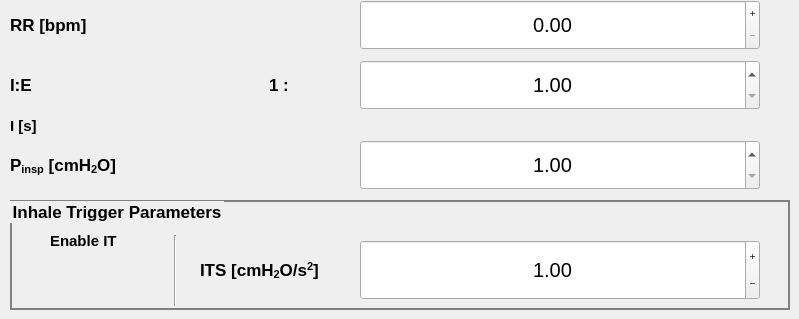
      <widget class="QWidget" name="tab_pcv">
       <attribute name="title">
        <string>PCV</string>
       </attribute>
       <widget class="QLabel" name="label">
        <property name="geometry">
         <rect>
          <x>10</x>
          <y>0</y>
          <width>340</width>
          <height>50</height>
         </rect>
        </property>
        <property name="font">
         <font>
          <family>Cantarell</family>
          <pointsize>13</pointsize>
          <weight>75</weight>
          <bold>true</bold>
         </font>
        </property>
        <property name="text">
         <string>RR [bpm]</string>
        </property>
       </widget>
       <widget class="QLabel" name="label_2">
        <property name="geometry">
         <rect>
          <x>10</x>
          <y>60</y>
          <width>140</width>
          <height>50</height>
         </rect>
        </property>
        <property name="font">
         <font>
          <family>Cantarell</family>
          <pointsize>13</pointsize>
          <weight>75</weight>
          <bold>true</bold>
         </font>
        </property>
        <property name="text">
         <string>I:E</string>
        </property>
       </widget>
       <widget class="QDoubleSpinBox" name="spinBox_rr">
        <property name="geometry">
         <rect>
          <x>360</x>
          <y>0</y>
          <width>400</width>
          <height>50</height>
         </rect>
        </property>
        <property name="font">
         <font>
          <pointsize>15</pointsize>
         </font>
        </property>
        <property name="styleSheet">
         <string notr="true"/>
        </property>
        <property name="alignment">
         <set>Qt::AlignCenter</set>
        </property>
        <property name="buttonSymbols">
         <enum>QAbstractSpinBox::PlusMinus</enum>
        </property>
       </widget>
       <widget class="QDoubleSpinBox" name="spinBox_insp_expir_ratio">
        <property name="geometry">
         <rect>
          <x>360</x>
          <y>60</y>
          <width>400</width>
          <height>50</height>
         </rect>
        </property>
        <property name="font">
         <font>
          <pointsize>15</pointsize>
          <weight>50</weight>
          <bold>false</bold>
         </font>
        </property>
        <property name="alignment">
         <set>Qt::AlignCenter</set>
        </property>
        <property name="minimum">
         <double>1.000000000000000</double>
        </property>
        <property name="maximum">
         <double>10.000000000000000</double>
        </property>
        <property name="singleStep">
         <double>0.100000000000000</double>
        </property>
       </widget>
       <widget class="QPushButton" name="fake_btn_rr">
        <property name="geometry">
         <rect>
          <x>440</x>
          <y>0</y>
          <width>240</width>
          <height>50</height>
         </rect>
        </property>
        <property name="palette">
         <palette>
          <active>
           <colorrole role="Button">
            <brush brushstyle="SolidPattern">
             <color alpha="0">
              <red>0</red>
              <green>0</green>
              <blue>0</blue>
             </color>
            </brush>
           </colorrole>
           <colorrole role="Base">
            <brush brushstyle="SolidPattern">
             <color alpha="0">
              <red>0</red>
              <green>0</green>
              <blue>0</blue>
             </color>
            </brush>
           </colorrole>
           <colorrole role="Window">
            <brush brushstyle="SolidPattern">
             <color alpha="0">
              <red>0</red>
              <green>0</green>
              <blue>0</blue>
             </color>
            </brush>
           </colorrole>
          </active>
          <inactive>
           <colorrole role="Button">
            <brush brushstyle="SolidPattern">
             <color alpha="0">
              <red>0</red>
              <green>0</green>
              <blue>0</blue>
             </color>
            </brush>
           </colorrole>
           <colorrole role="Base">
            <brush brushstyle="SolidPattern">
             <color alpha="0">
              <red>0</red>
              <green>0</green>
              <blue>0</blue>
             </color>
            </brush>
           </colorrole>
           <colorrole role="Window">
            <brush brushstyle="SolidPattern">
             <color alpha="0">
              <red>0</red>
              <green>0</green>
              <blue>0</blue>
             </color>
            </brush>
           </colorrole>
          </inactive>
          <disabled>
           <colorrole role="Button">
            <brush brushstyle="SolidPattern">
             <color alpha="0">
              <red>0</red>
              <green>0</green>
              <blue>0</blue>
             </color>
            </brush>
           </colorrole>
           <colorrole role="Base">
            <brush brushstyle="SolidPattern">
             <color alpha="0">
              <red>0</red>
              <green>0</green>
              <blue>0</blue>
             </color>
            </brush>
           </colorrole>
           <colorrole role="Window">
            <brush brushstyle="SolidPattern">
             <color alpha="0">
              <red>0</red>
              <green>0</green>
              <blue>0</blue>
             </color>
            </brush>
           </colorrole>
          </disabled>
         </palette>
        </property>
        <property name="font">
         <font>
          <underline>false</underline>
         </font>
        </property>
        <property name="styleSheet">
         <string notr="true">QPushButton {
	background-color: rgba(0, 0, 0, 0);
     border-style: outset;
}</string>
        </property>
        <property name="text">
         <string/>
        </property>
       </widget>
       <widget class="QPushButton" name="fake_btn_ie">
        <property name="geometry">
         <rect>
          <x>440</x>
          <y>60</y>
          <width>240</width>
          <height>50</height>
         </rect>
        </property>
        <property name="palette">
         <palette>
          <active>
           <colorrole role="Button">
            <brush brushstyle="SolidPattern">
             <color alpha="0">
              <red>0</red>
              <green>0</green>
              <blue>0</blue>
             </color>
            </brush>
           </colorrole>
           <colorrole role="Base">
            <brush brushstyle="SolidPattern">
             <color alpha="0">
              <red>0</red>
              <green>0</green>
              <blue>0</blue>
             </color>
            </brush>
           </colorrole>
           <colorrole role="Window">
            <brush brushstyle="SolidPattern">
             <color alpha="0">
              <red>0</red>
              <green>0</green>
              <blue>0</blue>
             </color>
            </brush>
           </colorrole>
          </active>
          <inactive>
           <colorrole role="Button">
            <brush brushstyle="SolidPattern">
             <color alpha="0">
              <red>0</red>
              <green>0</green>
              <blue>0</blue>
             </color>
            </brush>
           </colorrole>
           <colorrole role="Base">
            <brush brushstyle="SolidPattern">
             <color alpha="0">
              <red>0</red>
              <green>0</green>
              <blue>0</blue>
             </color>
            </brush>
           </colorrole>
           <colorrole role="Window">
            <brush brushstyle="SolidPattern">
             <color alpha="0">
              <red>0</red>
              <green>0</green>
              <blue>0</blue>
             </color>
            </brush>
           </colorrole>
          </inactive>
          <disabled>
           <colorrole role="Button">
            <brush brushstyle="SolidPattern">
             <color alpha="0">
              <red>0</red>
              <green>0</green>
              <blue>0</blue>
             </color>
            </brush>
           </colorrole>
           <colorrole role="Base">
            <brush brushstyle="SolidPattern">
             <color alpha="0">
              <red>0</red>
              <green>0</green>
              <blue>0</blue>
             </color>
            </brush>
           </colorrole>
           <colorrole role="Window">
            <brush brushstyle="SolidPattern">
             <color alpha="0">
              <red>0</red>
              <green>0</green>
              <blue>0</blue>
             </color>
            </brush>
           </colorrole>
          </disabled>
         </palette>
        </property>
        <property name="font">
         <font>
          <underline>false</underline>
         </font>
        </property>
        <property name="styleSheet">
         <string notr="true">QPushButton {
	background-color: rgba(0, 0, 0, 0);
     border-style: outset;
}</string>
        </property>
        <property name="text">
         <string/>
        </property>
       </widget>
       <widget class="QLabel" name="label_3">
        <property name="geometry">
         <rect>
          <x>10</x>
          <y>140</y>
          <width>340</width>
          <height>50</height>
         </rect>
        </property>
        <property name="font">
         <font>
          <family>Cantarell</family>
          <pointsize>13</pointsize>
          <weight>75</weight>
          <bold>true</bold>
         </font>
        </property>
        <property name="text">
         <string>&lt;html&gt;&lt;head/&gt;&lt;body&gt;&lt;p&gt;P&lt;span style=&quot; vertical-align:sub;&quot;&gt;insp&lt;/span&gt; [cmH&lt;span style=&quot; vertical-align:sub;&quot;&gt;2&lt;/span&gt;O]&lt;/p&gt;&lt;/body&gt;&lt;/html&gt;</string>
        </property>
       </widget>
       <widget class="QDoubleSpinBox" name="spinBox_insp_pressure">
        <property name="geometry">
         <rect>
          <x>360</x>
          <y>140</y>
          <width>400</width>
          <height>50</height>
         </rect>
        </property>
        <property name="font">
         <font>
          <pointsize>15</pointsize>
          <weight>50</weight>
          <bold>false</bold>
         </font>
        </property>
        <property name="alignment">
         <set>Qt::AlignCenter</set>
        </property>
        <property name="minimum">
         <double>1.000000000000000</double>
        </property>
        <property name="maximum">
         <double>10.000000000000000</double>
        </property>
        <property name="singleStep">
         <double>0.100000000000000</double>
        </property>
       </widget>
       <widget class="QPushButton" name="fake_btn_insp_pressure">
        <property name="geometry">
         <rect>
          <x>440</x>
          <y>140</y>
          <width>240</width>
          <height>50</height>
         </rect>
        </property>
        <property name="palette">
         <palette>
          <active>
           <colorrole role="Button">
            <brush brushstyle="SolidPattern">
             <color alpha="0">
              <red>0</red>
              <green>0</green>
              <blue>0</blue>
             </color>
            </brush>
           </colorrole>
           <colorrole role="Base">
            <brush brushstyle="SolidPattern">
             <color alpha="0">
              <red>0</red>
              <green>0</green>
              <blue>0</blue>
             </color>
            </brush>
           </colorrole>
           <colorrole role="Window">
            <brush brushstyle="SolidPattern">
             <color alpha="0">
              <red>0</red>
              <green>0</green>
              <blue>0</blue>
             </color>
            </brush>
           </colorrole>
          </active>
          <inactive>
           <colorrole role="Button">
            <brush brushstyle="SolidPattern">
             <color alpha="0">
              <red>0</red>
              <green>0</green>
              <blue>0</blue>
             </color>
            </brush>
           </colorrole>
           <colorrole role="Base">
            <brush brushstyle="SolidPattern">
             <color alpha="0">
              <red>0</red>
              <green>0</green>
              <blue>0</blue>
             </color>
            </brush>
           </colorrole>
           <colorrole role="Window">
            <brush brushstyle="SolidPattern">
             <color alpha="0">
              <red>0</red>
              <green>0</green>
              <blue>0</blue>
             </color>
            </brush>
           </colorrole>
          </inactive>
          <disabled>
           <colorrole role="Button">
            <brush brushstyle="SolidPattern">
             <color alpha="0">
              <red>0</red>
              <green>0</green>
              <blue>0</blue>
             </color>
            </brush>
           </colorrole>
           <colorrole role="Base">
            <brush brushstyle="SolidPattern">
             <color alpha="0">
              <red>0</red>
              <green>0</green>
              <blue>0</blue>
             </color>
            </brush>
           </colorrole>
           <colorrole role="Window">
            <brush brushstyle="SolidPattern">
             <color alpha="0">
              <red>0</red>
              <green>0</green>
              <blue>0</blue>
             </color>
            </brush>
           </colorrole>
          </disabled>
         </palette>
        </property>
        <property name="font">
         <font>
          <underline>false</underline>
         </font>
        </property>
        <property name="styleSheet">
         <string notr="true">QPushButton {
	background-color: rgba(0, 0, 0, 0);
     border-style: outset;
}</string>
        </property>
        <property name="text">
         <string/>
        </property>
       </widget>
       <widget class="QGroupBox" name="groupBox_3">
        <property name="geometry">
         <rect>
          <x>10</x>
          <y>200</y>
          <width>780</width>
          <height>110</height>
         </rect>
        </property>
        <property name="font">
         <font>
          <pointsize>13</pointsize>
          <weight>75</weight>
          <bold>true</bold>
         </font>
        </property>
        <property name="styleSheet">
         <string notr="true">QGroupBox {
border: 2px solid gray;
}</string>
        </property>
        <property name="title">
         <string>Inhale Trigger Parameters</string>
        </property>
        <widget class="QDoubleSpinBox" name="spinBox_trigger_sensitivity">
         <property name="geometry">
          <rect>
           <x>350</x>
           <y>40</y>
           <width>400</width>
           <height>60</height>
          </rect>
         </property>
         <property name="font">
          <font>
           <pointsize>15</pointsize>
          </font>
         </property>
         <property name="styleSheet">
          <string notr="true"/>
         </property>
         <property name="alignment">
          <set>Qt::AlignCenter</set>
         </property>
         <property name="buttonSymbols">
          <enum>QAbstractSpinBox::PlusMinus</enum>
         </property>
         <property name="value">
          <double>1.000000000000000</double>
         </property>
        </widget>
        <widget class="MVMToggle" name="toggle_pcv_trigger_enable" native="true">
         <property name="enabled">
          <bool>false</bool>
         </property>
         <property name="geometry">
          <rect>
           <x>20</x>
           <y>60</y>
           <width>131</width>
           <height>41</height>
          </rect>
         </property>
        </widget>
        <widget class="QLabel" name="label_4">
         <property name="geometry">
          <rect>
           <x>190</x>
           <y>40</y>
           <width>160</width>
           <height>60</height>
          </rect>
         </property>
         <property name="font">
          <font>
           <family>Cantarell</family>
           <pointsize>13</pointsize>
           <weight>75</weight>
           <bold>true</bold>
          </font>
         </property>
         <property name="text">
          <string>&lt;html&gt;&lt;head/&gt;&lt;body&gt;&lt;p&gt;ITS [cmH&lt;span style=&quot; vertical-align:sub;&quot;&gt;2&lt;/span&gt;O/s&lt;span style=&quot; vertical-align:super;&quot;&gt;2&lt;/span&gt;]&lt;/p&gt;&lt;/body&gt;&lt;/html&gt;</string>
         </property>
        </widget>
        <widget class="QLabel" name="label_14">
         <property name="geometry">
          <rect>
           <x>40</x>
           <y>20</y>
           <width>101</width>
           <height>41</height>
          </rect>
         </property>
         <property name="font">
          <font>
           <pointsize>11</pointsize>
           <weight>75</weight>
           <bold>true</bold>
          </font>
         </property>
         <property name="text">
          <string>Enable IT</string>
         </property>
        </widget>
        <widget class="QPushButton" name="fake_btn_trigger_sensitivity">
         <property name="geometry">
          <rect>
           <x>430</x>
           <y>40</y>
           <width>240</width>
           <height>60</height>
          </rect>
         </property>
         <property name="palette">
          <palette>
           <active>
            <colorrole role="Button">
             <brush brushstyle="SolidPattern">
              <color alpha="0">
               <red>0</red>
               <green>0</green>
               <blue>0</blue>
              </color>
             </brush>
            </colorrole>
            <colorrole role="Base">
             <brush brushstyle="SolidPattern">
              <color alpha="0">
               <red>0</red>
               <green>0</green>
               <blue>0</blue>
              </color>
             </brush>
            </colorrole>
            <colorrole role="Window">
             <brush brushstyle="SolidPattern">
              <color alpha="0">
               <red>0</red>
               <green>0</green>
               <blue>0</blue>
              </color>
             </brush>
            </colorrole>
           </active>
           <inactive>
            <colorrole role="Button">
             <brush brushstyle="SolidPattern">
              <color alpha="0">
               <red>0</red>
               <green>0</green>
               <blue>0</blue>
              </color>
             </brush>
            </colorrole>
            <colorrole role="Base">
             <brush brushstyle="SolidPattern">
              <color alpha="0">
               <red>0</red>
               <green>0</green>
               <blue>0</blue>
              </color>
             </brush>
            </colorrole>
            <colorrole role="Window">
             <brush brushstyle="SolidPattern">
              <color alpha="0">
               <red>0</red>
               <green>0</green>
               <blue>0</blue>
              </color>
             </brush>
            </colorrole>
           </inactive>
           <disabled>
            <colorrole role="Button">
             <brush brushstyle="SolidPattern">
              <color alpha="0">
               <red>0</red>
               <green>0</green>
               <blue>0</blue>
              </color>
             </brush>
            </colorrole>
            <colorrole role="Base">
             <brush brushstyle="SolidPattern">
              <color alpha="0">
               <red>0</red>
               <green>0</green>
               <blue>0</blue>
              </color>
             </brush>
            </colorrole>
            <colorrole role="Window">
             <brush brushstyle="SolidPattern">
              <color alpha="0">
               <red>0</red>
               <green>0</green>
               <blue>0</blue>
              </color>
             </brush>
            </colorrole>
           </disabled>
          </palette>
         </property>
         <property name="font">
          <font>
           <underline>false</underline>
          </font>
         </property>
         <property name="styleSheet">
          <string notr="true">QPushButton {
	background-color: rgba(0, 0, 0, 0);
     border-style: outset;
}</string>
         </property>
         <property name="text">
          <string/>
         </property>
        </widget>
        <widget class="Line" name="line_5">
         <property name="geometry">
          <rect>
           <x>155</x>
           <y>35</y>
           <width>20</width>
           <height>71</height>
          </rect>
         </property>
         <property name="orientation">
          <enum>Qt::Vertical</enum>
         </property>
        </widget>
       </widget>
       <widget class="QLabel" name="label_12">
        <property name="geometry">
         <rect>
          <x>10</x>
          <y>110</y>
          <width>50</width>
          <height>31</height>
         </rect>
        </property>
        <property name="font">
         <font>
          <pointsize>11</pointsize>
          <weight>75</weight>
          <bold>true</bold>
         </font>
        </property>
        <property name="text">
         <string>I [s]</string>
        </property>
       </widget>
       <widget class="QLabel" name="inspiratory_time_label">
        <property name="geometry">
         <rect>
          <x>260</x>
          <y>110</y>
          <width>90</width>
          <height>30</height>
         </rect>
        </property>
        <property name="font">
         <font>
          <pointsize>11</pointsize>
          <weight>75</weight>
          <bold>true</bold>
         </font>
        </property>
        <property name="text">
         <string/>
        </property>
       </widget>
       <widget class="QLabel" name="label_13">
        <property name="geometry">
         <rect>
          <x>269</x>
          <y>60</y>
          <width>71</width>
          <height>50</height>
         </rect>
        </property>
        <property name="font">
         <font>
          <family>Cantarell</family>
          <pointsize>13</pointsize>
          <weight>75</weight>
          <bold>true</bold>
         </font>
        </property>
        <property name="text">
         <string>1 :</string>
        </property>
       </widget>
      </widget>
